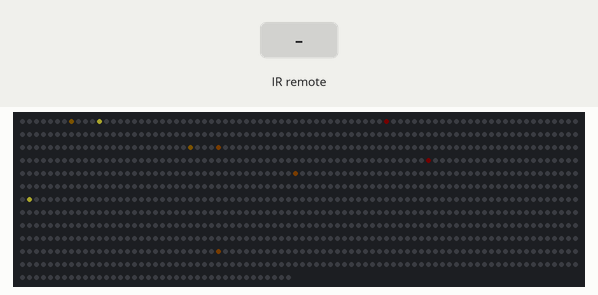
Simulated run of this sketch. Board: Arduino Uno, built with avr-gcc and run on an emulated ATmega328P. Parts: 999 RGB LEDs in strip order, left to right, continuing on the next row. The inputs (shaded band) are chosen by the test bench. Dim RGB values are drawn brighter than linear; random numbers use the default seed unless the sketch sets one; EEPROM starts erased.

Above: at 1.28 s.
1.3 s: infrared code 0x46 received
2.9 s: infrared code 0x44 received
4.6 s: infrared code 0x47 received
6.3 s: infrared code 0x45 received
9.3 s: infrared code 0x40 received
At 10.25 s:
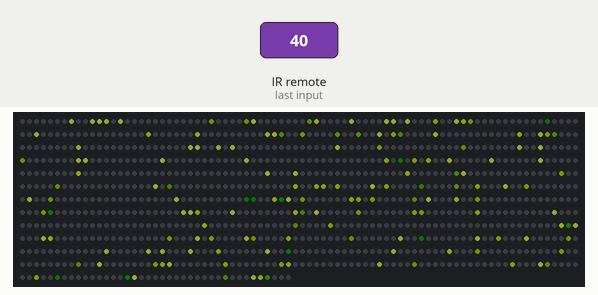
11.0 s: infrared code 0x43 received
At 11.1 s:
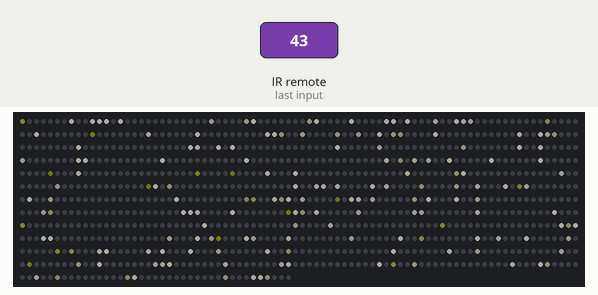

The sketch:

WS3.ino
```cpp
#define STRIP_PIN 9
#include <EEPROM.h>
#include <microLED.h>
#include <IRremote.h> //IR датчик
microLED<0, STRIP_PIN, MLED_NO_CLOCK, LED_WS2818, ORDER_GRB, CLI_AVER> strip;

#define LEDSCOUNT 999
#define MAXPOWER 150
int DELAY = 1;
int FADEOFF = 1000;
int RAND = 1;
int FREQ = 1;
int currColor = 1;

int rr, gg, bb;

int colors[11][3] = {
  {200, 230, 235},
  {220, 215, 60},
  {225, 220, 245},
  {0, 245, 245},
  {245, 140, 200},
  {210, 230, 70},
  {235, 235, 220},
  {228, 235, 166},
  {43, 138, 226},
  {42, 165, 42},
  {42, 165, 200}
};
uint8_t fader[LEDSCOUNT];

unsigned long myTime;


void setup() {
  myTime = millis();

  Serial.begin(9600);
  IrReceiver.begin(7);
  for (int i = 0; i < LEDSCOUNT; i++) {
    fader[i] = 0;
  }

  byte FIRST = EEPROM.read(0);
  if (FIRST==123){ //Это не первый запуск!
      FADEOFF = EEPROM.read(1);
      if (FADEOFF<=0) FADEOFF = 1000;
      RAND = EEPROM.read(2);
      if (RAND<=0) RAND = 1;
      FREQ = EEPROM.read(3);
      if (FREQ<=0) FREQ = 1;
      currColor = EEPROM.read(4);
      if (currColor>10) currColor = 10;
  } else {
    EEPROM.write(0, 123);
    EEPROM.write(1, FADEOFF);
    EEPROM.write(2, RAND);
    EEPROM.write(3, FREQ);
    EEPROM.write(4, currColor);
  }

}


void loop() {

  if (myTime>millis()){
    myTime = millis();
  }

  if (millis() - myTime > (60*60*1000/11)){
    currColor++;
    if (currColor>10) currColor = 0;
    myTime = millis();
  }


  IRControl();

  signed int r, g, b;

  //Если фэйдер от 1 до 128 - нарастает. Если больше - убывает. Если 255 - сбрасываем в 1
  int rnd = random(RAND);
  int ok = false;

  if (rnd == 0) {
    rnd = random(LEDSCOUNT); //Выбрали случайный диод из коллекции

    if (fader[rnd] != 0) { //Мы попали в светодиод, который сейчас уже зажжен. Ищем его ближайших незаженных соседей
      for (int j = rnd; j < LEDSCOUNT; j++) {
        if (fader[j] == 0) {
          ok = true;
          rnd = j;
          break;
        }
      }

      if (!ok) { //Мы сходили вниз, но ничего не нашли. Идем с верха!
        for (int j = 0; j < rnd; j++) {
          if (fader[j] == 0) {
            ok = true;
            rnd = j;
            break;
          }
        }

      }
    } else ok = true;

    if (ok) {
      //Приняли решение зажечь диод. Если flash == 1, то зажигаем его быстро
      int flash = random(10);
      int pos = 5;
      if (flash == 1) pos = 120;
      fader[rnd] = pos;
    }
  }


  strip.begin();

  for (int i = 0; i < LEDSCOUNT; i++) {

    if (fader[i] >= 250) {
      fader[i] = 0;

    }

    if (fader[i] > 0) {

      int fadeval = 0;

      fader[i]++;

      //Мы на пике света?
      if (fader[i] == 128) {

        //Рандом, от1  до 10 горим или таем
        int down = random(0, FADEOFF);
        if (down > 0) {
          fader[i]--;
        }
      }


      if (fader[i] < 128) {
        fadeval = fader[i] * 2;

        if (r < 255 && g < 255 && b < 255)
        {
          r = colors[currColor][0] - 255 + fadeval; if (r < 0) r = 0;
          g = colors[currColor][1] - 255 + fadeval; if (g < 0) g = 0;
          b = colors[currColor][2] - 255 + fadeval; if (b < 0) b = 0;
        } else {
          r = colors[currColor][0];
          g = colors[currColor][1];
          b = colors[currColor][2];
        }


      } else {


        fadeval = 255 - ((fader[i] - 128) * 2);

        r = colors[currColor][0] - 255 + fadeval; if (r < 0) r = 0;
        g = colors[currColor][1] - 255 + fadeval; if (g < 0) g = 0;
        b = colors[currColor][2] - 255 + fadeval; if (b < 0) b = 0;

      }


    } else {

      r = 0; g = 0; b = 0;

    }


    strip.send(mRGB(r, g, b));

  }


  strip.end();

  delay(DELAY);

}


void IRControl()
{
  if (IrReceiver.decode()) {
    int command = IrReceiver.decodedIRData.command;

    //  Serial.println(command);

    switch (command) {
      case 24://ввехр
        if (FADEOFF > 200) FADEOFF = FADEOFF - 100;
        EEPROM.write(1, round(FADEOFF/100));
        break;
      case 82://вниз
        FADEOFF = FADEOFF + 100;
        if (FADEOFF>25500) FADEOFF = 25500;
        EEPROM.write(1, round(FADEOFF/100));
        break;
      case 69://1
        currColor = 1;
        EEPROM.write(4, currColor);
        break;
      case 70://2
        currColor = 2;
        EEPROM.write(4, currColor);
        break;
      case 71://3
        currColor = 3;
        EEPROM.write(4, currColor);
        break;
      case 68://4
        currColor = 4;
        EEPROM.write(4, currColor);
        break;
      case 64://5
        currColor = 5;
        EEPROM.write(4, currColor);
        break;
      case 67://6
        currColor = 6;
        EEPROM.write(4, currColor);
        break;
      case 7://7
        currColor = 7;
        EEPROM.write(4, currColor);
        break;
      case 21://8
        currColor = 8;
        EEPROM.write(4, currColor);
        break;
      case 9://9
        currColor = 9;
        EEPROM.write(4, currColor);
        break;
      case 25://0
        currColor = 10;
        EEPROM.write(4, currColor);
        break;

      case 90://право
        if (RAND > 6) RAND = RAND - 5;
        EEPROM.write(2, RAND);
        break;
      case 8://лево
        RAND = RAND + 5;
        if (RAND>255) RAND = 255;
        EEPROM.write(2, RAND);
        break;
      case 22://*
        if (FREQ > 2) FREQ--;
        EEPROM.write(3, FREQ);
        break;
      case 13://#
        FREQ++;
        if (FREQ>255) FREQ = 255;
        EEPROM.write(3, FREQ);
        break;
    }
    // Serial.print(rr);
    //  Serial.print(" ");
    //  Serial.print(gg);
    //  Serial.print(" ");
    //  Serial.print(bb);
    //  Serial.println(" ");
    // delay (100);
    IrReceiver.resume();
  }
}
```
